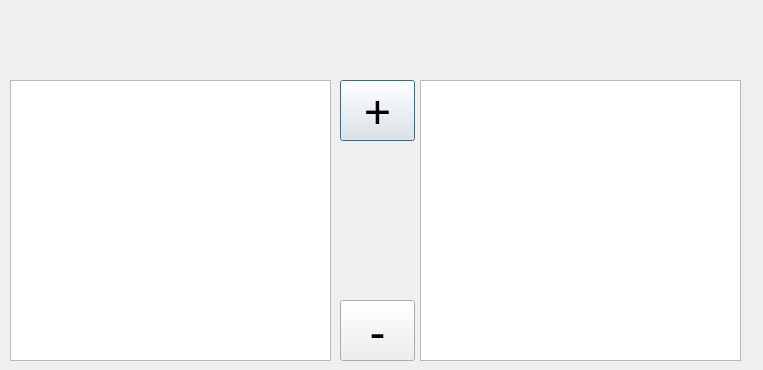
<?xml version="1.0" encoding="UTF-8"?>
<ui version="4.0">
 <class>Dialog</class>
 <widget class="QDialog" name="Dialog">
  <property name="geometry">
   <rect>
    <x>0</x>
    <y>0</y>
    <width>763</width>
    <height>370</height>
   </rect>
  </property>
  <property name="windowTitle">
   <string>Dialog</string>
  </property>
  <widget class="QGraphicsView" name="imageView">
   <property name="geometry">
    <rect>
     <x>10</x>
     <y>80</y>
     <width>321</width>
     <height>281</height>
    </rect>
   </property>
  </widget>
  <widget class="QGraphicsView" name="maskView">
   <property name="geometry">
    <rect>
     <x>420</x>
     <y>80</y>
     <width>321</width>
     <height>281</height>
    </rect>
   </property>
  </widget>
  <widget class="QPushButton" name="zoomInButton">
   <property name="geometry">
    <rect>
     <x>340</x>
     <y>80</y>
     <width>75</width>
     <height>61</height>
    </rect>
   </property>
   <property name="font">
    <font>
     <family>黑体</family>
     <pointsize>36</pointsize>
    </font>
   </property>
   <property name="text">
    <string>+</string>
   </property>
  </widget>
  <widget class="QPushButton" name="zoomOutButton">
   <property name="geometry">
    <rect>
     <x>340</x>
     <y>300</y>
     <width>75</width>
     <height>61</height>
    </rect>
   </property>
   <property name="font">
    <font>
     <family>黑体</family>
     <pointsize>36</pointsize>
    </font>
   </property>
   <property name="text">
    <string>-</string>
   </property>
  </widget>
 </widget>
 <resources/>
 <connections/>
</ui>
